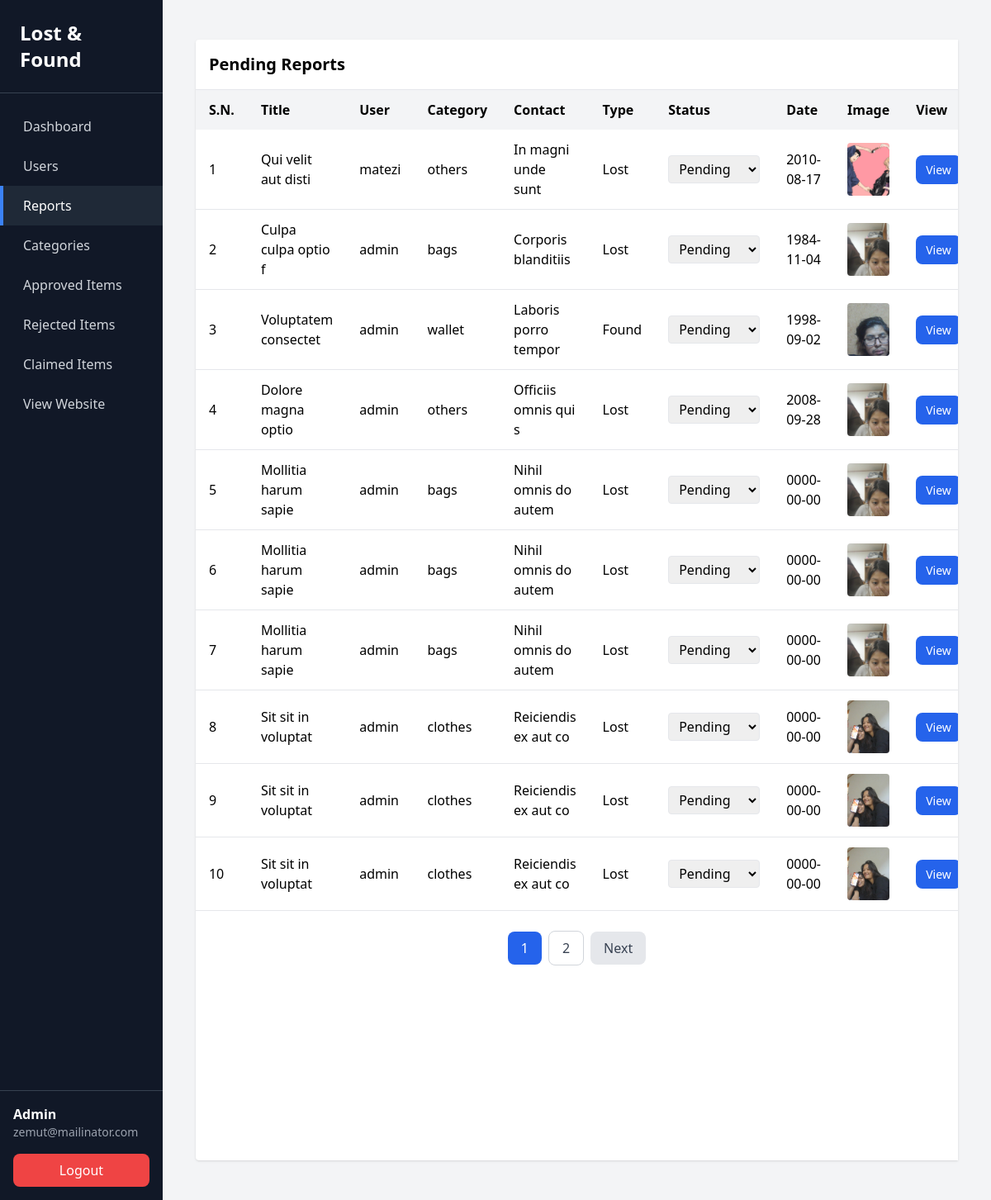
Screenshot of /admin/reports.php (signed in) with the database file from the repository.
### tables this page shows
CREATE TABLE `reports` (
  `id` int(11) NOT NULL,
  `user_id` int(11) NOT NULL,
  `category_id` int(11) NOT NULL,
  `report_type` enum('lost','found') NOT NULL,
  `status` enum('pending','approved','rejected') DEFAULT 'pending',
  `title` varchar(255) NOT NULL,
  `description` text NOT NULL,
  `lost_found_date` date NOT NULL,
  `location` varchar(255) DEFAULT NULL,
  `image` varchar(255) DEFAULT NULL,
  `contact` varchar(255) DEFAULT NULL,
  `created_at` timestamp NOT NULL DEFAULT current_timestamp()
);

CREATE TABLE `users` (
  `id` int(11) NOT NULL,
  `username` varchar(50) NOT NULL,
  `email` varchar(100) NOT NULL,
  `password` varchar(255) NOT NULL,
  `profile_image` varchar(255) DEFAULT 'default.png',
  `isAdmin` tinyint(1) NOT NULL DEFAULT 0,
  `isActive` tinyint(1) NOT NULL DEFAULT 1,
  `created_at` timestamp NOT NULL DEFAULT current_timestamp(),
  `updated_at` timestamp NOT NULL DEFAULT current_timestamp() ON UPDATE current_timestamp()
);

CREATE TABLE `category` (
  `id` int(11) NOT NULL,
  `categoryName` varchar(60) NOT NULL
);

### admin/config/database.php (called while the page is built, shortened)
<?php
class Database
{
    private $host = "localhost";
    private $dbname = "lost_and_found";
    private $username = "root";
    private $password = "";
    public function __construct()
    {
        try {
            $this->conn = new PDO(
                "mysql:host={$this->host};dbname={$this->dbname}",
                $this->username,
                $this->password
            );
        } catch (PDOException $e) {
            die("Connection Failed: " . $e->getMessage());
        } catch (Exception $e) {
            die($e->getMessage());
        }
    }
}

### admin/class/reports.php (called while the page is built, shortened)
<?php require_once("config/database.php");
class Report extends Database
{
        public function fetchReports(
    int $limit = 5,
    int $page = 1,
    string $status = "",
    string $type = ""
) {
    $conditions = [];
    $params = [];
    if (!empty($status)) {
        $conditions[] = "reports.status = :status";
        $params[':status'] = $status;
    }
    $whereClause = "";
    if (!empty($conditions)) {
        $whereClause = "WHERE " . implode(" AND ", $conditions);
    }
    $countSql = "
        SELECT COUNT(*) as total
        FROM reports
        $whereClause
    ";
    $countStmt = $this->conn->prepare($countSql);
    foreach ($params as $key => $value) {
        $countStmt->bindValue($key, $value);
    }
    $countStmt->execute();
    $totalRecords = $countStmt->fetch(PDO::FETCH_ASSOC)['total'];
    $totalPages = ceil($totalRecords / $limit);
    $offset = ($page - 1) * $limit;
    $sql = "
        SELECT
            reports.*,
            users.username,
            category.categoryName
        FROM reports
        LEFT JOIN users
            ON reports.user_id = users.id
        LEFT JOIN category
            ON reports.category_id = category.id
        $whereClause
        ORDER BY reports.created_at DESC
        LIMIT :limit OFFSET :offset
    ";
    $stmt = $this->conn->prepare($sql);
    foreach ($params as $key => $value) {
        $stmt->bindValue($key, $value);
    }
    $stmt->bindValue(':limit', $limit, PDO::PARAM_INT);
    $stmt->bindValue(':offset', $offset, PDO::PARAM_INT);
    $stmt->execute();
    return [
        'reports' => $stmt->fetchAll(PDO::FETCH_ASSOC),
        'pagination' => [
            'page' => $page,
            'limit' => $limit,
            'totalRecords' => $totalRecords,
            'totalPages' => $totalPages,
            'offset' => $offset
        ]
    ];
}
}

### admin/reports.php (the view, shortened to what this page needs)
<?php
require_once "class/reports.php";
$reports = new Report();
$limit = 10;
$page = isset($_GET['page']) ? (int)$_GET['page'] : 1;
$reportsList = $reports->fetchReports(limit: $limit, page: $page, status: 'pending');
$startNumber = ($page - 1) * $limit;
require_once "includes/header.php";
?>
<div class="bg-white shadow rounded-l overflow-hidden w-full mx-10 my-12">
    <div class="p-4 border-b">
        <h2 class="text-xl font-semibold">Pending Reports</h2>
    </div>
    <table class="w-full text-left">
        <thead class="bg-gray-100">
            <tr>
                <th class="px-4 py-3">S.N.</th>
                <th class="px-4 py-3">Title</th>
                <th class="px-4 py-3">User</th>
                <th class="px-4 py-3">Category</th>
                <th class="px-4 py-3">Contact</th>
                <th class="px-4 py-3">Type</th>
                <th class="px-4 py-3">Status</th>
                <th class="px-4 py-3">Date</th>
                <th class="px-4 py-3">Image</th>
                <th class="px-4 py-3">View</th>
            </tr>
        </thead>
        <tbody>
            <?php foreach ($reportsList['reports'] as $index => $report): ?>
                <?php
                $image = trim((string)$report['image']);
                $imageSrc = $image !== '' && is_file(__DIR__ . '/../uploads/' . basename($image))
                    ? '../uploads/' . rawurlencode(basename($image))
                    : '../assets/img/no-image.svg';
                ?>
                <tr class="report-row border-b hover:bg-gray-50">
                    <td class="px-4 py-3">
                        <?= $startNumber + $index + 1 ?>
                    </td>
                    <td class="px-4 py-3">
                        <a href="single.php?id=<?= htmlspecialchars($report['id']) ?>">
                            <?= htmlspecialchars($report['title']) ?>
                        </a>
                    </td>
                    <td class="px-4 py-3">
                        <?= htmlspecialchars($report['username']) ?>
                    </td>
                    <td class="px-4 py-3">
                        <?= htmlspecialchars($report['categoryName']) ?>
                    </td>
                    <td class="px-4 py-3">
                        <?= htmlspecialchars($report['contact'] ?? 'N/A') ?>
                    </td>
                    <td class="px-4 py-3">
                        <?= ucfirst($report['report_type']) ?>
                    </td>
                    <td class="px-4 py-3">
                        <select
                            class="report-status border rounded px-2 py-1"
                            data-id="<?= $report['id'] ?>">
                            <option value="pending" selected disabled>
                                Pending
                            </option>
                        </select>
                    </td>
                    <td class="px-4 py-3">
                        <?= $report['lost_found_date'] ?>
                    </td>
                    <td class="px-4 py-3">
                        <img
                            src="<?= htmlspecialchars($imageSrc) ?>"
                            alt="Report Image"
                            class="w-16 h-16 object-cover rounded">
                    </td>
                    <td class="px-4 py-3">
                        <a href="single.php?id=<?= (int)$report['id'] ?>" class="px-3 py-2 rounded-lg bg-blue-600 text-white hover:bg-blue-700 text-sm">
                            View
                        </a>
                    </td>
                </tr>
            <?php endforeach; ?>
        </tbody>
    </table>
    <?php if ($reportsList['pagination']['totalPages'] > 1): ?>
        <div class="flex items-center justify-center gap-2 my-6">
            <?php for ($i = 1; $i <= $reportsList['pagination']['totalPages']; $i++): ?>
                <a
                    href="?page=<?= $i ?>"
                    class="
                    px-4 py-2 rounded-lg font-medium transition
                    <?= $page == $i
                        ? 'bg-blue-600 text-white'
                        : 'bg-white text-gray-700 border border-gray-300 hover:bg-gray-100'
                    ?>
                ">
                    <?= $i ?>
                </a>
            <?php endfor; ?>
            <?php if ($page < $reportsList['pagination']['totalPages']): ?>
                <a
                    href="?page=<?= $page + 1 ?>"
                    class="px-4 py-2 bg-gray-200 text-gray-700 rounded-lg hover:bg-gray-300 transition">
                    Next
                </a>
            <?php endif; ?>
        </div>
    <?php endif; ?>
</div>
<?php require_once "includes/footer.php"; ?>

### rows the page displays
reports: index "1", title "Qui velit aut disti", user.username "matezi", category.categoryName "others", contact "In magni unde sunt", report_type "Lost", lost_found_date "2010-08-17", image (picture)
reports: index "2", title "Culpa culpa optio f", user.username "admin", category.categoryName "bags", contact "Corporis blanditiis", report_type "Lost", lost_found_date "1984-11-04", image (picture)
reports: index "3", title "Voluptatem consectet", user.username "admin", category.categoryName "wallet", contact "Laboris porro tempor", report_type "Found", lost_found_date "1998-09-02", image (picture)
reports: index "4", title "Dolore magna optio", user.username "admin", category.categoryName "others", contact "Officiis omnis qui s", report_type "Lost", lost_found_date "2008-09-28", image (picture)
reports: index "5", title "Mollitia harum sapie", user.username "admin", category.categoryName "bags", contact "Nihil omnis do autem", report_type "Lost", lost_found_date "0000-00-00", image (picture)
reports: index "6", title "Mollitia harum sapie", user.username "admin", category.categoryName "bags", contact "Nihil omnis do autem", report_type "Lost", lost_found_date "0000-00-00", image (picture)
reports: index "7", title "Mollitia harum sapie", user.username "admin", category.categoryName "bags", contact "Nihil omnis do autem", report_type "Lost", lost_found_date "0000-00-00", image (picture)
reports: index "8", title "Sit sit in voluptat", user.username "admin", category.categoryName "clothes", contact "Reiciendis ex aut co", report_type "Lost", lost_found_date "0000-00-00", image (picture)
reports: index "9", title "Sit sit in voluptat", user.username "admin", category.categoryName "clothes", contact "Reiciendis ex aut co", report_type "Lost", lost_found_date "0000-00-00", image (picture)
reports: index "10", title "Sit sit in voluptat", user.username "admin", category.categoryName "clothes", contact "Reiciendis ex aut co", report_type "Lost", lost_found_date "0000-00-00", image (picture)

### other values shown
$_SESSION['user']['email'] "zemut@mailinator.com"
